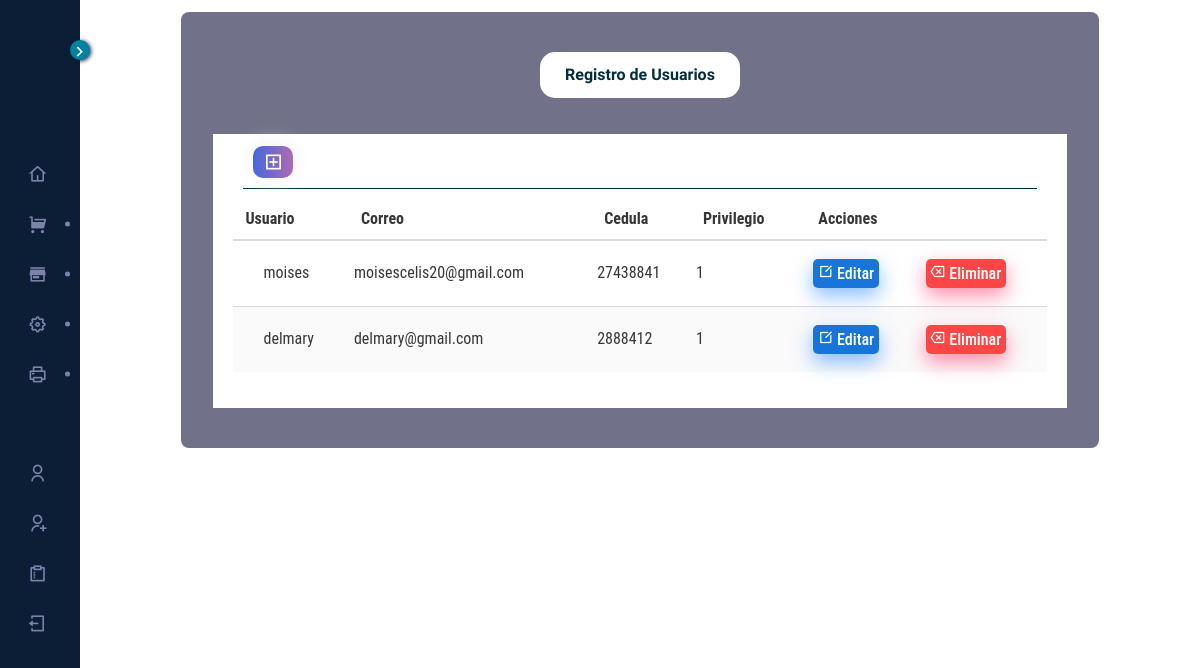
Screenshot of /usuarios3.php (signed in) with the database file from the repository.
### tables this page shows
CREATE TABLE `usuarios` (
  `id` int(255) NOT NULL AUTO_INCREMENT,
  `usuario` varchar(255) NOT NULL,
  `password` varchar(255) NOT NULL,
  `correo` varchar(255) NOT NULL,
  `cedula` varchar(255) NOT NULL,
  `privilegio` varchar(255) NOT NULL,
  PRIMARY KEY (`id`)
);

### usuarios3.php (the view, shortened to what this page needs)
<!DOCTYPE html>
<html lang="zxx">
<head>
    <link rel="stylesheet" href="css/bootstrap.min.css" type="text/css">
    <link rel="stylesheet" href="css/font-awesome.min.css" type="text/css">
    <link rel="stylesheet" href="css/elegant-icons.css" type="text/css">
    <link rel="stylesheet" href="css/nice-select.css" type="text/css">
    <link rel="stylesheet" href="css/jquery-ui.min.css" type="text/css">
    <link rel="stylesheet" href="css/owl.carousel.min.css" type="text/css">
    <link rel="stylesheet" href="css/slicknav.min.css" type="text/css">
    <link rel="stylesheet" href="css/style.css" type="text/css">
    <link rel="stylesheet" href="css/sidebarsystem.css" type="text/css">
    <link rel="stylesheet" href="css/layout.css">
    <link rel="stylesheet" href="css/remixicon.css">
    <link rel="stylesheet" href="css/tablastyle.css">
<link rel="stylesheet" type="text/css" href="DataTables/Bulma-0.9.2/css/bulma.min.css"/>
<link rel="stylesheet" type="text/css" href="DataTables/datatables.min.css"/>
<link rel="stylesheet" href="datatables/Responsive-2.2.9/css/responsive.foundation.min.css">
</head>
<body>
     <?php require('./layout/sidebarsystem.php')  ?>
      <div class="layout">
        <main class="content">
          <div class="contenedor2">
          <div class="container__section">
<p class="header__title">Registro de Usuarios </p>
<div class="container__section-table">
    <div class="datatable-header">
                    <div class="tools">
                        <ul>
                            <li>
                                <a href="usuarios.php"><button><i class="ri-add-box-line"></i></button></a>
                            </li>
                        </ul>
                    </div>
                </div>
    <table id="myTable" class="table is-striped datatable" style="width: 100%;">
        <thead>
            <tr>
                <th>Usuario</th>
                <th>Correo</th>
                <th>Cedula</th>
                <th>Privilegio</th>
                <th>Acciones</th>
                <th></th>
            </tr>
        </thead>
        <tbody>
                <?php
                        $conexion=mysqli_connect('localhost','root','','delmary');
                        $sql="SELECT * FROM usuarios WHERE privilegio='1'";
                        $result=mysqli_query($conexion,$sql);
                        while($mostrar=mysqli_fetch_array($result)){
                            $id = $mostrar['id'];
                            $usuario = $mostrar['usuario'];
                            $correo = $mostrar['correo'];
                            $cedula = $mostrar['cedula'];
                            $privilegio = $mostrar['privilegio'];
                        ?>
            <tr>
                <td><?php echo $usuario ?></td>
                <td><?php echo $correo ?></td>
                <td><?php echo $cedula ?></td>
                <td><?php echo $privilegio ?></td>
                <?php echo "<td><a href='usuariosedit.php?id=$id' class='edit'><i class='ri-edit-box-line'></i> Editar</a></td>";?>
                <?php echo "<td><a href='usuariosdelete.php?id=$id' class='drop'><i class='ri-delete-back-2-line'></i> Eliminar</a></td>";?>
            </tr>
<?php } ?>
        </tbody>
    </table>
</div>
</div>
</div>
            </div>
</body>
</html>

### css/style.css (style rules this page uses)
html, body { height: 100%; font-family: "Cairo", sans-serif; -webkit-font-smoothing: antialiased; font-smoothing: antialiased; }
h1, h2, h3, h4, h5, h6, { margin: 0; color: #111111; font-weight: 400; font-family: "Cairo", sans-serif; }
p { font-size: 16px; font-family: "Cairo", sans-serif; color: #6f6f6f; font-weight: 400; line-height: 26px; margin: 0 0 15px 0; }
ul, ol { padding: 0; margin: 0; }

### css/sidebarsystem.css (style rules this page uses)
:root { --font-color: rgb(68, 68, 68); --blank-color: #fff; --active-color: rgb(0, 255, 200); --primary-color: rgb(2, 46, 60); --secondary-color: rgb(48, 145, 140); --third-color: rgb(229, 255, 0); --transition-05: all 0.5s ease; --transition-03: all 0.3s ease; --input-select: rgba(0, 0, 0, 0.063); --input-select2: rgba(191, 186, 186, 0.08); }
.layout { z-index: 1; }
.layout .content { padding: 12px 50px; display: flex; flex-direction: column; }
* { box-sizing: border-box; }
body { margin: 0; height: 100vh; font-family: "Poppins", sans-serif; color: #3f4750; font-size: 0.9rem; background-image: url('../img/background.png'); overflow: hidden; }
a { text-decoration: none; }
.contenedor2 { margin: 0 auto; background-color: rgba(19, 20, 59, 0.6); width: 90%; height: auto; border-radius: 8px; }

### css/layout.css (style rules this page uses)
.layout { min-height: 100%; display: -webkit-box; display: -ms-flexbox; display: flex; -webkit-box-orient: vertical; -webkit-box-direction: normal; -ms-flex-direction: column; flex-direction: column; position: relative; -webkit-box-flex: 1; -ms-flex-positive: 1; flex-grow: 1; }
.layout .content { -webkit-box-flex: 1; -ms-flex-positive: 1; flex-grow: 1; }
.layout.fixed-sidebar .sidebar ~ .layout { height: 100%; overflow: auto; }

### css/tablastyle.css (style rules this page uses)
* { margin: 0; padding: 0; box-sizing: border-box; font-family: "Roboto Condensed", sans-serif; }
:root { --font-size1: 12px; --font-size2: 18px; --font-size3: 20px; --font-color: rgb(68, 68, 68); --blank-color: #fff; --active-color: rgb(0, 255, 200); --primary-color: rgb(2, 46, 60); --secondary-color: rgb(48, 145, 140); --secondary-color2: rgb(15, 44, 43); --third-color: rgb(232, 255, 22); --input-select: rgba(0, 0, 0, 0.063); --transition-05: all 0.5s ease; --transition-03: all 0.3s ease; }
.header__title { margin: 0 auto; text-align: center; font-weight: bold; background-color: #fff; padding: 10px 10px; width: 200px; color: rgb(2, 46, 60); border-radius: 15px; }
.container__section { padding: 40px 10px; width: 100%; box-sizing: border-box; display: flex; flex-direction: column; gap: 20px; }
.container__section .tools i { font-size: 20px; }
.datatable i { font-size: 32px; }
.container__section-table { background-color: var(--blank-color); color: var(--font-color); width: 95%; padding: 20px; margin: auto; box-sizing: border-box; font-size: var(--font-size1); }
.container__section-table .datatable { width: 100%; font-size: 16px; overflow-x: hidden; }
.datatable td { padding: 20px 5px !important; }
.datatable td:first-child { padding: 20px 5px 20px 30px !important; }
.datatable-header { display: flex; align-items: baseline; border-bottom: solid 1px var(--primary-color); padding: 12px; margin: 10px; }
.datatable-header .tools { width: 70%; }
.datatable-header .tools ul { margin: 0; padding: 0; display: flex; justify-content: start; align-items: baseline; }
.datatable-header .tools li { display: inline; text-transform: none; align-items: baseline; }
.datatable-header .tools ul li button { background-image: linear-gradient(to right, #4568DC 0%, #B06AB3 51%, #4568DC 100%); margin: -30px -5%; padding: 1px 10px; text-align: center; text-transform: uppercase; transition: 0.5s; background-size: 200% auto; color: white; box-shadow: 0 0 20px #eee; border-radius: 10px; display: block; border: none; font-size: 10px; }
.edit, .drop, .pdfview { border-radius: 5px; color: var(--blank-color); text-align: center; padding: 5px; margin: 2px; font-weight: 550; }
.edit { background-color: rgba(0, 103, 213, 0.907); color: var(--blank-color); -webkit-box-shadow: 0px 8px 20px 0px rgba(16, 123, 255, 0.5); box-shadow: 0px 8px 20px 0px rgba(16, 123, 255, 0.5); transition: var(--transition-03); }
.edit i { font-size: 15px; }
.drop { background-color: rgb(255, 70, 70); color: var(--blank-color); -webkit-box-shadow: 0px 8px 20px 0px rgba(255, 28, 85, 0.5); box-shadow: 0px 8px 20px 0px rgba(255, 28, 85, 0.5); }
.drop i { font-size: 15px; }

### rows the page displays
usuarios: usuario "moises", correo "moisescelis20@gmail.com", cedula "27438841", privilegio "1"
usuarios: usuario "delmary", correo "delmary@gmail.com", cedula "2888412", privilegio "1"
